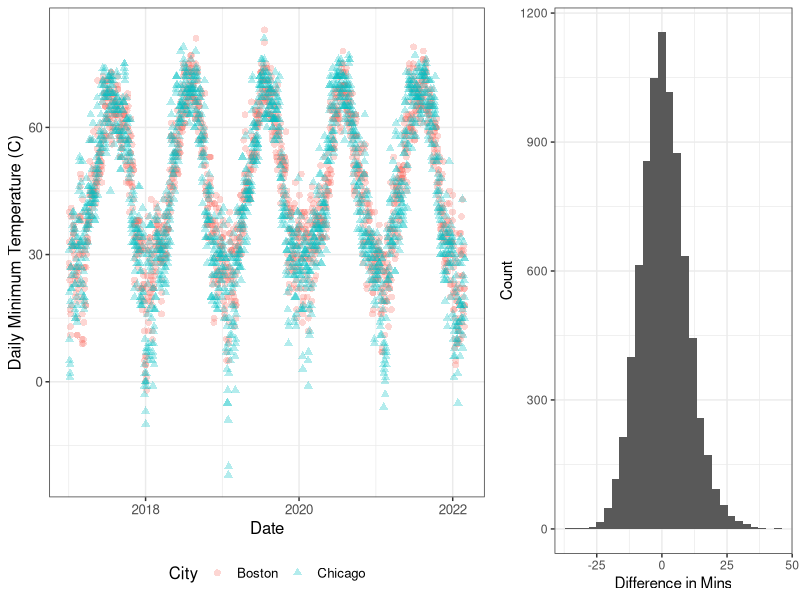
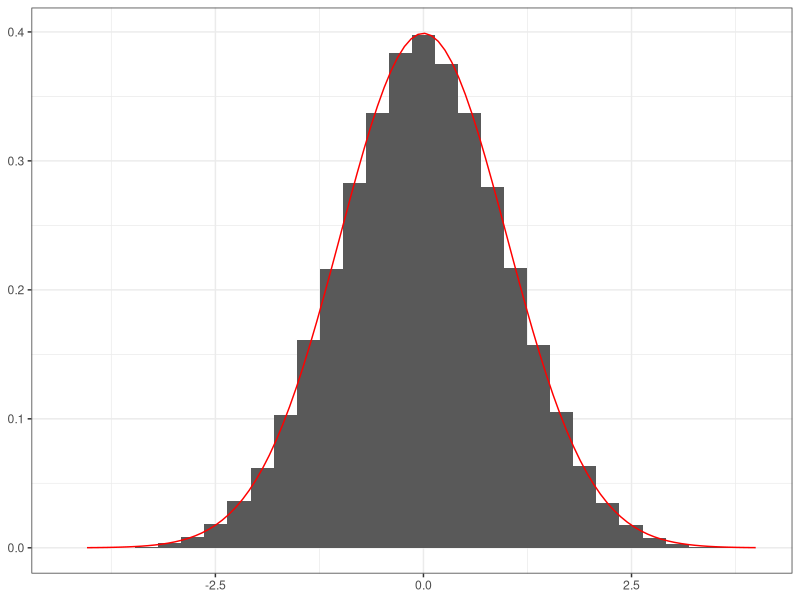

Write the R code that produced these figures, in order.
## ---- chunk 1
list.of.packages <- c("ggplot2", "gridExtra")
new.packages <- list.of.packages[!(list.of.packages %in% installed.packages()[,"Package"])]
if(length(new.packages)) install.packages(new.packages)

library(ggplot2)
library(gridExtra)
## ---- chunk 2
temps <- read.csv("data/temperatures.csv")
temps$Date <- as.Date(temps$Date)
p1 <- ggplot(temps[temps$Date > as.Date("2017-01-01"),], 
             aes(x = Date, y = Min, col = City, shape = City)) + 
  geom_point(size=2, alpha=0.3) + 
  theme_bw() + 
  theme(text = element_text(size = 12),
        legend.position = "bottom",
        legend.direction = "horizontal") + 
  ylab("Daily Minimum Temperature (C)")

temps_diff <- temps[temps$City == "Boston",]
temps_diff$diff <- temps_diff$Min - temps$Min[temps$City == "Chicago"]
temps_diff <- temps_diff[!is.na(temps_diff$diff),]
p2 <- ggplot(temps_diff, aes(x = diff)) + 
  geom_histogram(bins = 28) + 
  theme_bw() + 
  xlab("Difference in Mins") + 
  ylab("Count")

grid.arrange(p1, p2, ncol=2, widths = c(1.6,1))
## ---- chunk 3
dim(temps_diff)
1-pt(3, 8090)
## ---- chunk 4
n <- dim(temps_diff)[1]
lb = qt(0.025, n-1) * sqrt(var(temps_diff$diff)/n) - mean(temps_diff$diff)
ub = qt(0.975, n-1) * sqrt(var(temps_diff$diff)/n) - mean(temps_diff$diff)
outputs <- c(lb, ub)
names(outputs) <- c("Lower bound", "Upper bound")
outputs
## ---- chunk 5
n <- dim(temps_diff)[1]
lb = qnorm(0.025) * sqrt(var(temps_diff$diff)/n) - mean(temps_diff$diff)
ub = qnorm(0.975) * sqrt(var(temps_diff$diff)/n) - mean(temps_diff$diff)
outputs <- c(lb, ub)
names(outputs) <- c("Lower bound", "Upper bound")
outputs
## ---- chunk 6
df = data.frame(x = replicate(100000, sum(runif(12)) - 6))
ggplot(df, aes(x = x)) + 
  geom_histogram(bins=30, aes(y = after_stat(density))) + 
  stat_function(fun = dnorm, args = c(0, 1), n = 100, col = "red") + 
  theme_bw() + 
  theme(axis.title.x = element_blank(),
        axis.title.y = element_blank())
## ---- chunk 7
set.seed(111)
alpha = 10
beta = 5
n <- 100
x <- runif(n, alpha - beta/2, alpha + beta/2)

loglikelihood <- function(params) {
  # Penalize lower and upper bounds close to the min and max
  return (- ((10^12)^((params[1] - params[2]/2) - min(x))) - 
    ((10^12)^(max(x) - (params[1] + params[2]/2))) - n * params[2])
}

# Initial guess
params <- c(20, 100)

# Run the optimization
optimization <- optim(params, loglikelihood, method="L-BFGS-B", 
                      control=list(fnscale=-1), lower=c(-Inf,0), upper=c(Inf,Inf))
optimization$par
## ---- chunk 8
c(mean(x), sqrt(12 * (mean(x^2) - mean(x)^2)))
## ---- chunk 9
nsims <- 100000
n <- 11
alpha = 5
beta = 10
alpha_hat <- vector(length = nsims)
beta_hat <- vector(length = nsims)
for (i in 1:nsims) {
    x <- sort(runif(n, alpha - beta/2, alpha + beta/2))
    alpha_hat[i] <- median(x)
    beta_hat[i] <- 2*(median(x) - x[1])
}

c("True" = alpha, "Sample" = mean(alpha_hat))
c("True" = beta, "Sample" = mean(beta_hat * (n+1)/(n-1))) # Unbiasing
c("True" = beta^2/(4*(n+2)), "Sample" = var(alpha_hat))
c("True" = (2*beta)^2 * (n-1) * (n+3) * 1/4 * 1/(n+1)^2 * 1/(n+2), 
  "Sample" = var(beta_hat))
